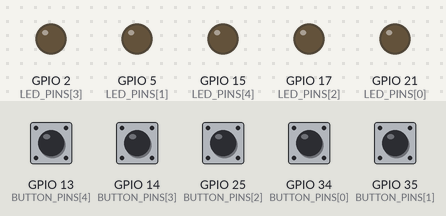
A sketch run on a simulated ESP32. Shown: output pins drawn as LEDs (lit = HIGH). Inputs (shaded band) come from the test bench; at power-on: GPIO 13 (BUTTON_PINS[4]), GPIO 14 (BUTTON_PINS[3]), GPIO 25 (BUTTON_PINS[2]), GPIO 34 (BUTTON_PINS[0]), GPIO 35 (BUTTON_PINS[1]) LOW.

Above: at 1.2 s.
1.3 s: GPIO 13 (BUTTON_PINS[4]) pulled HIGH for 0.15 s
At 2.4 s:
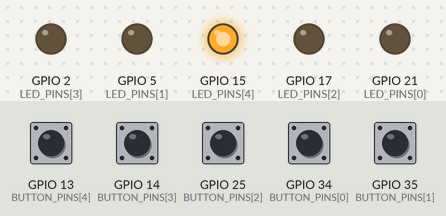
2.9 s: GPIO 14 (BUTTON_PINS[3]) pulled HIGH for 0.15 s
At 3.7 s:
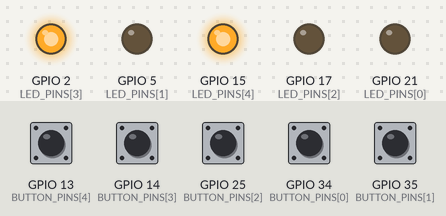
4.5 s: GPIO 25 (BUTTON_PINS[2]) pulled HIGH for 0.15 s
At 5.0 s:
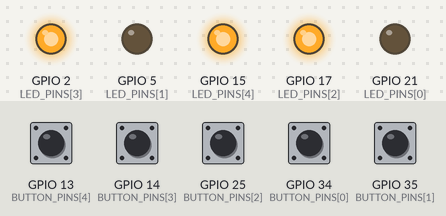
6.1 s: GPIO 34 (BUTTON_PINS[0]) pulled HIGH for 0.15 s
At 7.3 s:
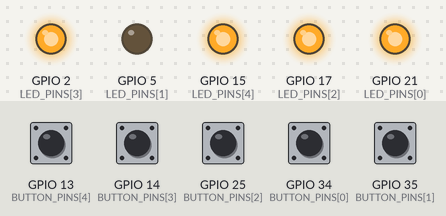
7.7 s: GPIO 35 (BUTTON_PINS[1]) pulled HIGH for 0.15 s
At 8.7 s:
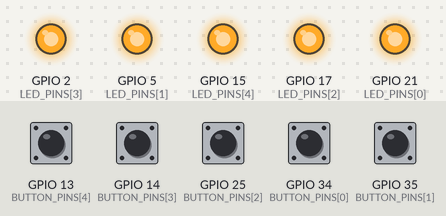
9.3 s: GPIO 13 (BUTTON_PINS[4]) pulled HIGH for 1 s
At 10.0 s:
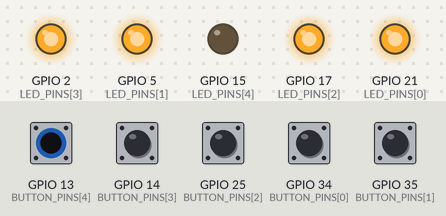
Timing chart, 0 to 12.3 s (numbered marks = the images above; inputs shaded):
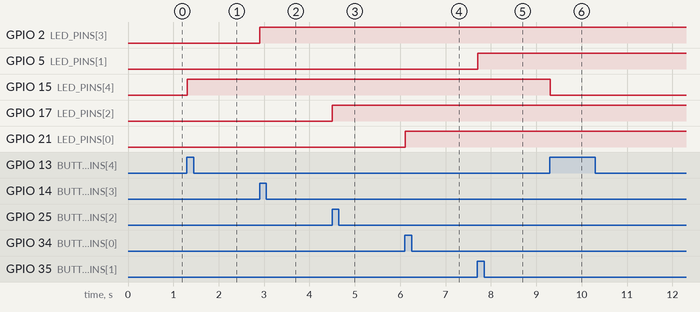

Measured:
- after the input at 1.3 s, GPIO 15 (LED_PINS[4]): LOW → HIGH at once
- after the input at 2.9 s, GPIO 2 (LED_PINS[3]): LOW → HIGH at once
- after the input at 4.5 s, GPIO 17 (LED_PINS[2]): LOW → HIGH at once
- after the input at 6.1 s, GPIO 21 (LED_PINS[0]): LOW → HIGH at once
- after the input at 7.7 s, GPIO 5 (LED_PINS[1]): LOW → HIGH at once
- after the input at 9.3 s, GPIO 15 (LED_PINS[4]): HIGH → LOW at once

The sketch:

led.ino
```cpp
// LED pins
const int LED_PINS[5] = {21, 5, 17, 2, 15};

// Button pins (change these to match your wiring)
const int BUTTON_PINS[5] = {34, 35, 25, 14, 13};

bool ledState[5] = {false, false, false, false, false};
int lastButtonState[5] = {LOW, LOW, LOW, LOW, LOW};

void setup() {
  for (int i = 0; i < 5; i++) {
    pinMode(LED_PINS[i], OUTPUT);
    pinMode(BUTTON_PINS[i], INPUT);   // Use INPUT_PULLUP if using internal pull-up
  }
}

void loop() {
  for (int i = 0; i < 5; i++) {

    int buttonState = digitalRead(BUTTON_PINS[i]);

    // Detect button press
    if (buttonState == HIGH && lastButtonState[i] == LOW) {
      ledState[i] = !ledState[i];
      digitalWrite(LED_PINS[i], ledState[i]);
    }

    lastButtonState[i] = buttonState;
  }

  delay(50);   // Simple debounce
}
```
